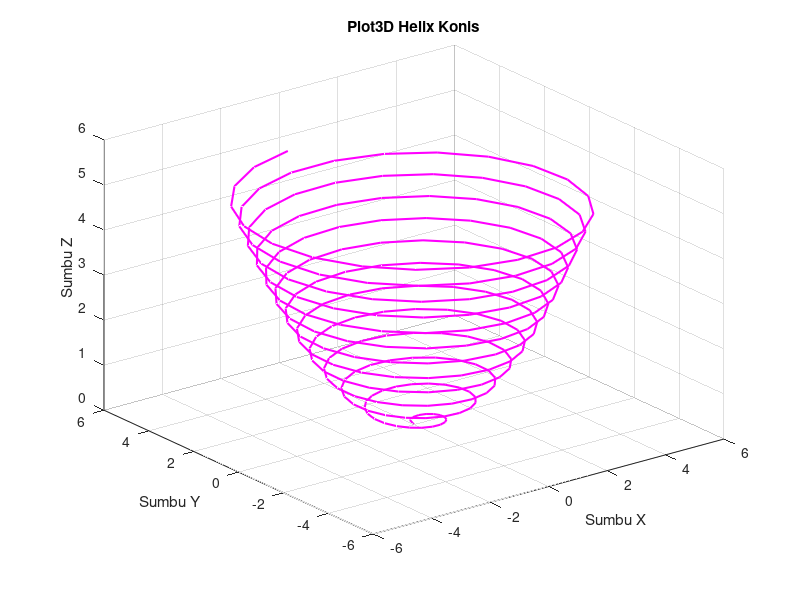

The MATLAB source for this figure:
t = 0:0.1:8*pi;
x = sqrt(t) .* sin(3*t);
y = sqrt(t) .* cos(3*t);
z = 0.2 * t;

figure;
plot3(x, y, z, 'm', 'LineWidth', 1.5);
grid on;
xlabel('Sumbu X');
ylabel('Sumbu Y');
zlabel('Sumbu Z');
title('Plot3D Helix Konis');
